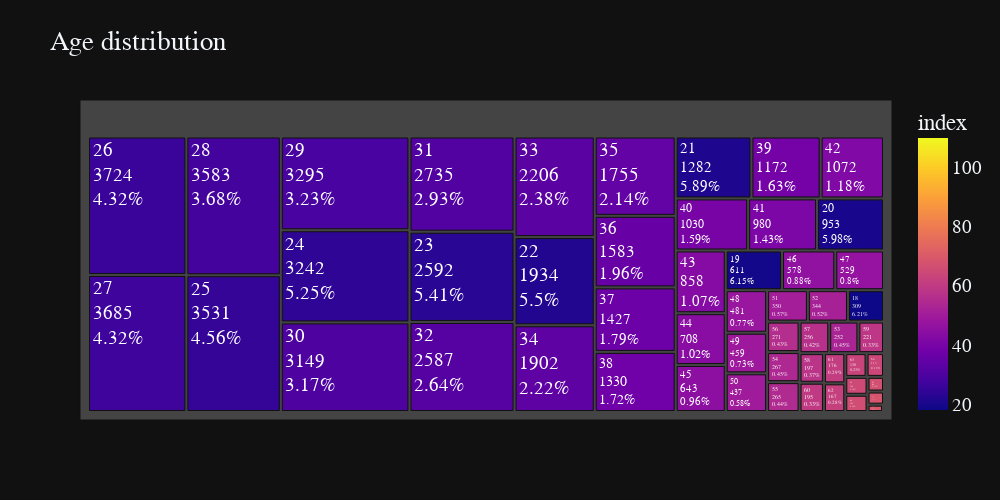

The notebook cell this image was saved under:
### Code cell
fig=px.treemap(age_df,
               path=[age_df.index],
               values=age_df.values,
               title="Age distribution",
               color=age_df.index,
               color_discrete_sequence=px.colors.sequential.PuBuGn,
               template='plotly_dark',
               width=1000, height=500
              )

percents = np.round((100*age_df.values / sum(age_df.values)).tolist(),2)
fig.data[0].customdata = percents
fig.data[0].texttemplate = '%{label}<br>%{value}<br>%{customdata}%'
fig.update_layout(font=dict(size=19,family="Franklin Gothic"))
fig.show()

### Figure 1 — Plotly figure (JSON) as saved in the notebook; plotly's stock layout.template omitted (floating-point values rounded to 4 significant figures)
{"data": [{"branchvalues": "total", "customdata": [6.21, 6.15, 5.98, 5.89, 5.5, 5.41, 5.25, 4.56, 4.32, 4.32, 3.68, 3.23, 3.17, 2.93, 2.64, 2.38, 2.22, 2.14, 1.96, 1.79, 1.72, 1.63, 1.59, 1.43, 1.18, 1.07, 1.02, 0.96, 0.88, 0.8, 0.77, 0.73, 0.58, 0.57, 0.52, 0.45, 0.45, 0.44, 0.43, 0.42, 0.37, 0.33, 0.33, 0.29, 0.28, 0.23, 0.19, 0.18, 0.18, 0.11, 0.1, 0.05, 0, 0], "domain": {"x": [0, 1], "y": [0, 1]}, "hovertemplate": "labels=%{label}<br>value=%{value}<br>parent=%{parent}<br>id=%{id}<br>index=%{color}<extra></extra>", "ids": ["18", "19", "20", "21", "22", "23", "24", "25", "26", "27", "28", "29", "30", "31", "32", "33", "34", "35", "36", "37", "38", "39", "40", "41", "42", "43", "44", "45", "46", "47", "48", "49", "50", "51", "52", "53", "54", "55", "56", "57", "58", "59", "60", "61", "62", "63", "64", "65", "66", "67", "68", "69", "109", "110"], "labels": ["18", "19", "20", "21", "22", "23", "24", "25", "26", "27", "28", "29", "30", "31", "32", "33", "34", "35", "36", "37", "38", "39", "40", "41", "42", "43", "44", "45", "46", "47", "48", "49", "50", "51", "52", "53", "54", "55", "56", "57", "58", "59", "60", "61", "62", "63", "64", "65", "66", "67", "68", "69", "109", "110"], "marker": {"coloraxis": "coloraxis", "colors": [18, 19, 20, 21, 22, 23, 24, 25, 26, 27, 28, 29, 30, 31, 32, 33, 34, 35, 36, 37, 38, 39, 40, 41, 42, 43, 44, 45, 46, 47, 48, 49, 50, 51, 52, 53, 54, 55, 56, 57, 58, 59, 60, 61, 62, 63, 64, 65, 66, 67, 68, 69, 109, 110]}, "name": "", "parents": ["", "", "", "", "", "", "", "", "", "", "", "", "", "", "", "", "", "", "", "", "", "", "", "", "", "", "", "", "", "", "", "", "", "", "", "", "", "", "", "", "", "", "", "", "", "", "", "", "", "", "", "", "", ""], "texttemplate": "%{label}<br>%{value}<br>%{customdata}%", "type": "treemap", "values": [309, 611, 953, 1282, 1934, 2592, 3242, 3531, 3724, 3685, 3583, 3295, 3149, 2735, 2587, 2206, 1902, 1755, 1583, 1427, 1330, 1172, 1030, 980, 1072, 858, 708, 643, 578, 529, 481, 459, 437, 350, 344, 252, 267, 265, 271, 256, 197, 221, 195, 176, 167, 138, 113, 109, 105, 66, 59, 31, 1, 1]}], "layout": {"coloraxis": {"colorbar": {"title": {"text": "index"}}, "colorscale": [[0, "#0d0887"], [0.1111, "#46039f"], [0.2222, "#7201a8"], [0.3333, "#9c179e"], [0.4444, "#bd3786"], [0.5556, "#d8576b"], [0.6667, "#ed7953"], [0.7778, "#fb9f3a"], [0.8889, "#fdca26"], [1, "#f0f921"]]}, "font": {"family": "Franklin Gothic", "size": 19}, "height": 500, "legend": {"tracegroupgap": 0}, "title": {"text": "Age distribution"}, "treemapcolorway": ["rgb(255,247,251)", "rgb(236,226,240)", "rgb(208,209,230)", "rgb(166,189,219)", "rgb(103,169,207)", "rgb(54,144,192)", "rgb(2,129,138)", "rgb(1,108,89)", "rgb(1,70,54)"], "width": 1000}}
